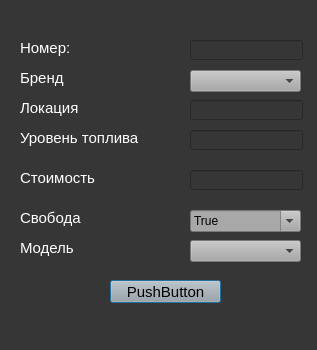
<?xml version="1.0" encoding="UTF-8"?>
<ui version="4.0">
 <class>AddCar</class>
 <widget class="QDialog" name="AddCar">
  <property name="geometry">
   <rect>
    <x>0</x>
    <y>0</y>
    <width>317</width>
    <height>350</height>
   </rect>
  </property>
  <property name="windowTitle">
   <string>Добавление автомобиля</string>
  </property>
  <property name="styleSheet">
   <string notr="true">background-color: rgb(54, 54, 54)</string>
  </property>
  <widget class="QLabel" name="dsgs">
   <property name="geometry">
    <rect>
     <x>20</x>
     <y>40</y>
     <width>81</width>
     <height>16</height>
    </rect>
   </property>
   <property name="font">
    <font>
     <pointsize>11</pointsize>
    </font>
   </property>
   <property name="styleSheet">
    <string notr="true">color:rgb(255, 255, 255)</string>
   </property>
   <property name="text">
    <string>Номер:</string>
   </property>
  </widget>
  <widget class="QLabel" name="brand">
   <property name="geometry">
    <rect>
     <x>20</x>
     <y>70</y>
     <width>81</width>
     <height>16</height>
    </rect>
   </property>
   <property name="font">
    <font>
     <pointsize>11</pointsize>
    </font>
   </property>
   <property name="styleSheet">
    <string notr="true">color:rgb(255, 255, 255)</string>
   </property>
   <property name="text">
    <string>Бренд</string>
   </property>
  </widget>
  <widget class="QLabel" name="location2">
   <property name="geometry">
    <rect>
     <x>20</x>
     <y>100</y>
     <width>81</width>
     <height>16</height>
    </rect>
   </property>
   <property name="font">
    <font>
     <pointsize>11</pointsize>
    </font>
   </property>
   <property name="styleSheet">
    <string notr="true">color:rgb(255, 255, 255)</string>
   </property>
   <property name="text">
    <string>Локация</string>
   </property>
  </widget>
  <widget class="QLabel" name="label_4">
   <property name="geometry">
    <rect>
     <x>20</x>
     <y>130</y>
     <width>131</width>
     <height>16</height>
    </rect>
   </property>
   <property name="font">
    <font>
     <pointsize>11</pointsize>
    </font>
   </property>
   <property name="styleSheet">
    <string notr="true">color:rgb(255, 255, 255)</string>
   </property>
   <property name="text">
    <string>Уровень топлива</string>
   </property>
  </widget>
  <widget class="QLabel" name="label_5">
   <property name="geometry">
    <rect>
     <x>20</x>
     <y>210</y>
     <width>71</width>
     <height>16</height>
    </rect>
   </property>
   <property name="font">
    <font>
     <pointsize>11</pointsize>
    </font>
   </property>
   <property name="styleSheet">
    <string notr="true">color:rgb(255, 255, 255)</string>
   </property>
   <property name="text">
    <string>Свобода</string>
   </property>
  </widget>
  <widget class="QLineEdit" name="number">
   <property name="geometry">
    <rect>
     <x>190</x>
     <y>40</y>
     <width>113</width>
     <height>20</height>
    </rect>
   </property>
   <property name="maximumSize">
    <size>
     <width>250</width>
     <height>16777215</height>
    </size>
   </property>
   <property name="styleSheet">
    <string notr="true">color:rgb(243, 243, 243)</string>
   </property>
  </widget>
  <widget class="QLineEdit" name="location">
   <property name="geometry">
    <rect>
     <x>190</x>
     <y>100</y>
     <width>113</width>
     <height>20</height>
    </rect>
   </property>
   <property name="styleSheet">
    <string notr="true">color:rgb(243, 243, 243)</string>
   </property>
  </widget>
  <widget class="QLineEdit" name="tank">
   <property name="geometry">
    <rect>
     <x>190</x>
     <y>130</y>
     <width>113</width>
     <height>20</height>
    </rect>
   </property>
   <property name="styleSheet">
    <string notr="true">color:rgb(243, 243, 243)</string>
   </property>
  </widget>
  <widget class="QPushButton" name="add_car">
   <property name="geometry">
    <rect>
     <x>110</x>
     <y>280</y>
     <width>111</width>
     <height>23</height>
    </rect>
   </property>
   <property name="maximumSize">
    <size>
     <width>250</width>
     <height>200</height>
    </size>
   </property>
   <property name="styleSheet">
    <string notr="true">background-color:rgb(167, 168, 167); font-size:11pt;</string>
   </property>
   <property name="text">
    <string>PushButton</string>
   </property>
  </widget>
  <widget class="QComboBox" name="comboBox">
   <property name="geometry">
    <rect>
     <x>190</x>
     <y>210</y>
     <width>111</width>
     <height>22</height>
    </rect>
   </property>
   <property name="styleSheet">
    <string notr="true">background-color:rgb(167, 168, 167)</string>
   </property>
   <property name="editable">
    <bool>true</bool>
   </property>
   <property name="currentText">
    <string>True</string>
   </property>
   <property name="currentIndex">
    <number>0</number>
   </property>
   <item>
    <property name="text">
     <string>True</string>
    </property>
   </item>
   <item>
    <property name="text">
     <string>False</string>
    </property>
   </item>
  </widget>
  <widget class="QComboBox" name="comboBox_2">
   <property name="geometry">
    <rect>
     <x>190</x>
     <y>240</y>
     <width>111</width>
     <height>22</height>
    </rect>
   </property>
   <property name="styleSheet">
    <string notr="true">background-color:rgb(167, 168, 167)</string>
   </property>
  </widget>
  <widget class="QLabel" name="label">
   <property name="geometry">
    <rect>
     <x>20</x>
     <y>240</y>
     <width>101</width>
     <height>16</height>
    </rect>
   </property>
   <property name="font">
    <font>
     <pointsize>11</pointsize>
    </font>
   </property>
   <property name="styleSheet">
    <string notr="true">color:rgb(255, 255, 255)</string>
   </property>
   <property name="text">
    <string>Модель</string>
   </property>
  </widget>
  <widget class="QLineEdit" name="cost">
   <property name="geometry">
    <rect>
     <x>190</x>
     <y>170</y>
     <width>113</width>
     <height>20</height>
    </rect>
   </property>
   <property name="styleSheet">
    <string notr="true">color:rgb(243, 243, 243)</string>
   </property>
  </widget>
  <widget class="QLabel" name="dfgdfgdfgdfg">
   <property name="geometry">
    <rect>
     <x>20</x>
     <y>170</y>
     <width>131</width>
     <height>16</height>
    </rect>
   </property>
   <property name="font">
    <font>
     <pointsize>11</pointsize>
    </font>
   </property>
   <property name="styleSheet">
    <string notr="true">color:rgb(255, 255, 255)</string>
   </property>
   <property name="text">
    <string>Стоимость</string>
   </property>
  </widget>
  <widget class="QComboBox" name="comboBox_3">
   <property name="geometry">
    <rect>
     <x>190</x>
     <y>70</y>
     <width>111</width>
     <height>22</height>
    </rect>
   </property>
   <property name="styleSheet">
    <string notr="true">background-color:rgb(167, 168, 167)</string>
   </property>
  </widget>
 </widget>
 <resources/>
 <connections/>
</ui>
